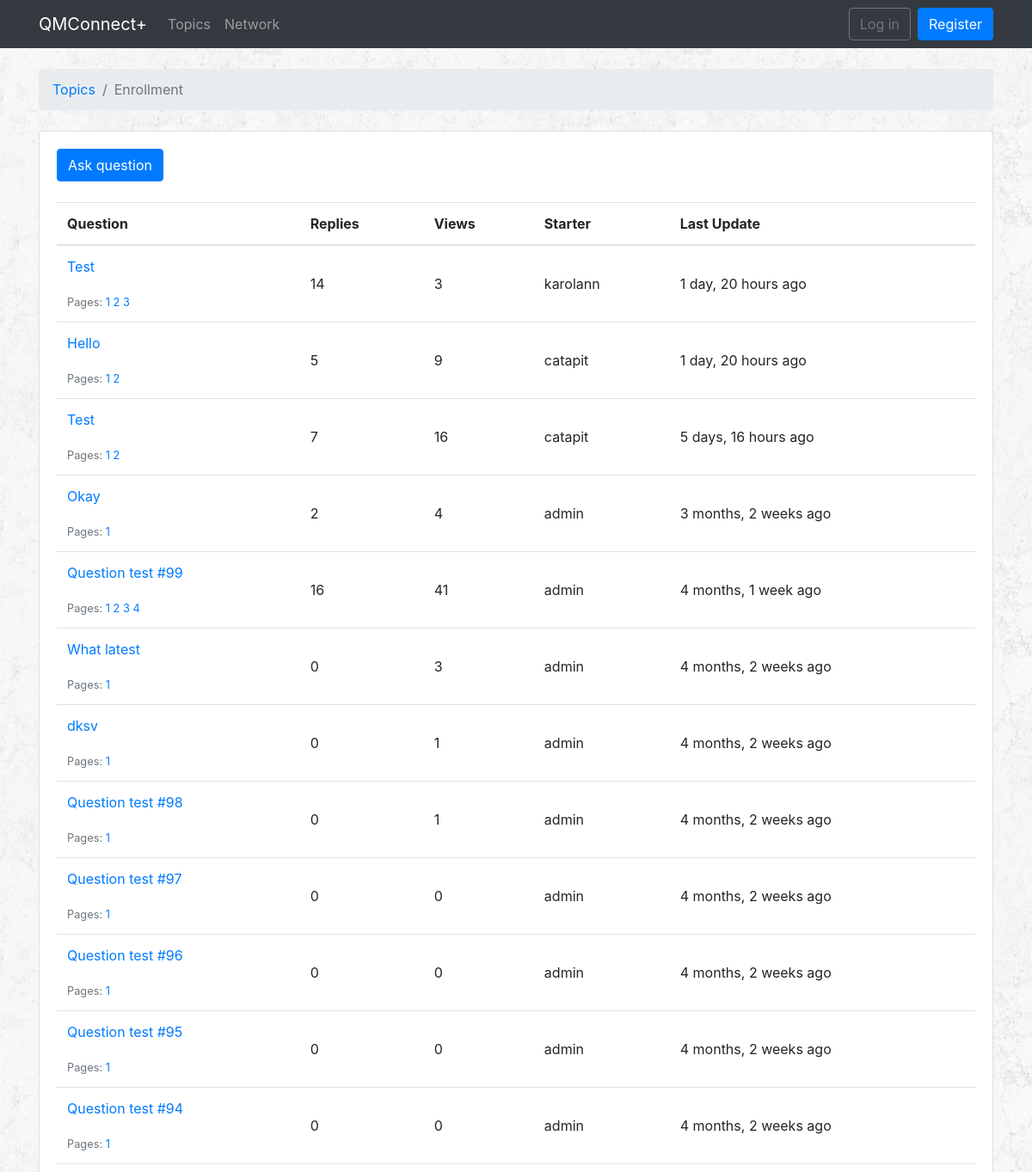
Page /topics/1/ (upper part) on the earlier database version.
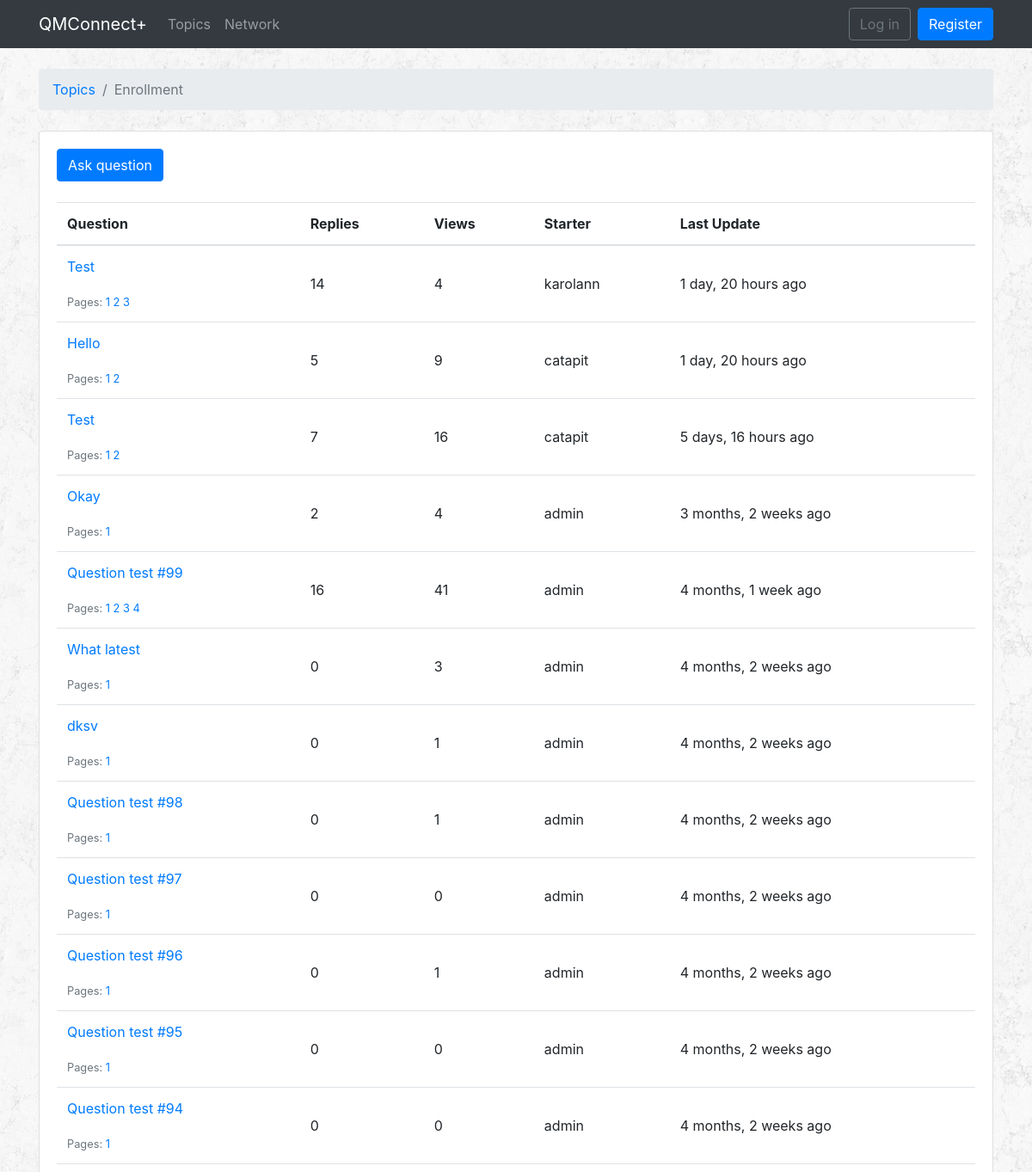
Same page on the later database version.
### qa/models.py (models this page shows, shortened)
class Question(models.Model):
    subject = models.CharField(max_length=255)
    last_updated = models.DateTimeField(auto_now_add=True)
    topic = models.ForeignKey(Topic, related_name='questions', on_delete=models.CASCADE)
    starter = models.ForeignKey(User, related_name='questions', on_delete=models.CASCADE)
    views = models.PositiveIntegerField(default=0)
    def get_page_count(self):
        count = self.answers.count()
        pages = count / 5
        return math.ceil(pages)
    def has_many_pages(self, count=None):
        if count is None:
            count = self.get_page_count()
        return count > 6
    def get_page_range(self):
        count = self.get_page_count()
        if self.has_many_pages(count):
            return range(1, 5)
        return range(1, count + 1)

### qa/views.py (the view)
# urls.py: path('topics/<int:pk>/', qa_views.QuestionsView.as_view(), name = 'topic_questions'),
class QuestionsView(ListView):
    model = Question
    context_object_name = 'questions'
    template_name = 'questions.html'
    paginate_by = 20
    def get_context_data(self, **kwargs):
        kwargs['topic'] = self.topic
        return super().get_context_data(**kwargs)
    def get_queryset(self):
        self.topic = get_object_or_404(Topic, pk = self.kwargs.get('pk'))
        queryset = self.topic.questions.order_by('-last_updated').annotate(replies=Count('answers') - 1)
        return queryset

### templates/questions.html (shortened to what this page needs)
{% extends 'base.html' %}
{% load humanize %}
{% block breadcrumb %}
<li class="breadcrumb-item"><a href="{% url 'qa:home' %}">Topics</a></li>
<li class="breadcrumb-item active">{{ topic.name }}</li>
{% endblock %}
{% block content %}
<div class="bottom-padding">
  <div class="card">
    <div class="card-body">
      <div class="mb-4">
        <a href="{% url 'qa:new_question' topic.pk %}" class="btn btn-primary">Ask question</a>
      </div>
      <table class="table">
        <thead class="thead-inverse">
          <tr>
            <th>Question</th>
            <th>Replies</th>
            <th>Views</th>
            <th>Starter</th>
            <th>Last Update</th>
          </tr>
        </thead>
        <tbody>
          {% for question in questions %}
          {% url 'qa:question_answers' topic.pk question.pk as question_url %}
          <tr>
            <td class="align-middle">
              <p> <a href="{{ question_url }}">{{ question.subject }}</a> </p>
              <small class="text-muted">
                Pages:
                {% for i in question.get_page_range %}
                <a href="{{ question_url }}?page={{ i }}">{{ i }}</a>
                {% endfor %}
              </small>
            </td>
            <td class="align-middle"> {{ question.replies }} </td>
            <td class="align-middle"> {{ question.views }} </td>
            <td class="align-middle"> {{ question.starter.username }} </td>
            <td class="align-middle"> {{ question.last_updated|naturaltime }} </td>
          </tr>
          {% endfor %}
        </tbody>
      </table>
    </div>
  </div>
</div>
{% endblock %}

Differences in the rows shown:
changed Question "karolann": views "3" → "4"
changed Question "Question test #96": views "0" → "1"
